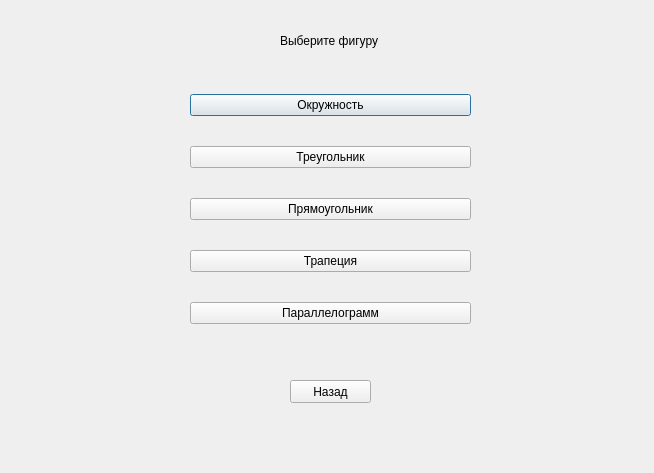
<?xml version="1.0" encoding="UTF-8"?>
<ui version="4.0">
 <class>FigureChoice</class>
 <widget class="QDialog" name="FigureChoice">
  <property name="geometry">
   <rect>
    <x>0</x>
    <y>0</y>
    <width>654</width>
    <height>473</height>
   </rect>
  </property>
  <property name="windowTitle">
   <string>Dialog</string>
  </property>
  <widget class="QWidget" name="verticalLayoutWidget">
   <property name="geometry">
    <rect>
     <x>190</x>
     <y>70</y>
     <width>281</width>
     <height>281</height>
    </rect>
   </property>
   <layout class="QVBoxLayout" name="verticalLayout">
    <item>
     <widget class="QPushButton" name="pushButton">
      <property name="text">
       <string>Окружность</string>
      </property>
     </widget>
    </item>
    <item>
     <widget class="QPushButton" name="pushButton_2">
      <property name="text">
       <string>Треугольник</string>
      </property>
     </widget>
    </item>
    <item>
     <widget class="QPushButton" name="pushButton_4">
      <property name="text">
       <string>Прямоугольник</string>
      </property>
     </widget>
    </item>
    <item>
     <widget class="QPushButton" name="pushButton_3">
      <property name="text">
       <string>Трапеция</string>
      </property>
     </widget>
    </item>
    <item>
     <widget class="QPushButton" name="pushButton_5">
      <property name="text">
       <string>Параллелограмм</string>
      </property>
     </widget>
    </item>
   </layout>
  </widget>
  <widget class="QLabel" name="label">
   <property name="geometry">
    <rect>
     <x>280</x>
     <y>30</y>
     <width>221</width>
     <height>21</height>
    </rect>
   </property>
   <property name="text">
    <string>Выберите фигуру </string>
   </property>
  </widget>
  <widget class="QPushButton" name="pushButton_6">
   <property name="geometry">
    <rect>
     <x>290</x>
     <y>380</y>
     <width>81</width>
     <height>23</height>
    </rect>
   </property>
   <property name="text">
    <string>Назад</string>
   </property>
  </widget>
 </widget>
 <resources/>
 <connections/>
</ui>
